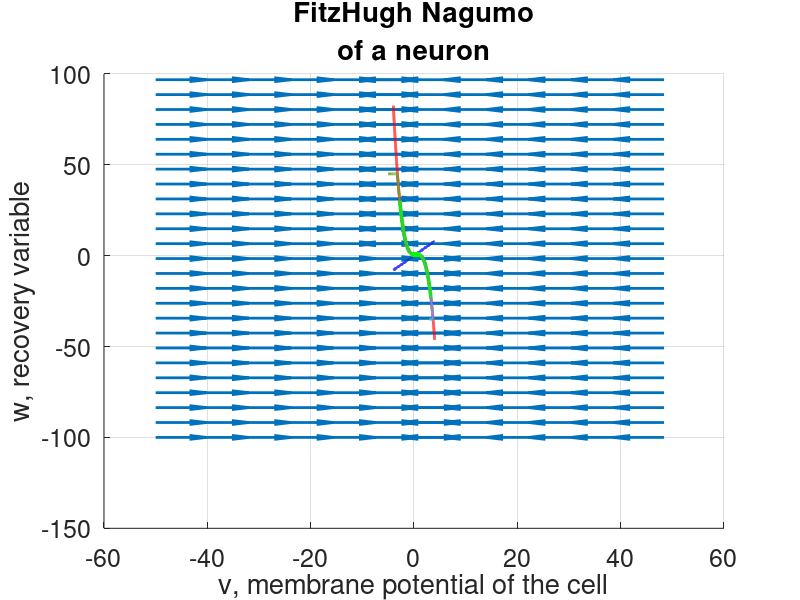
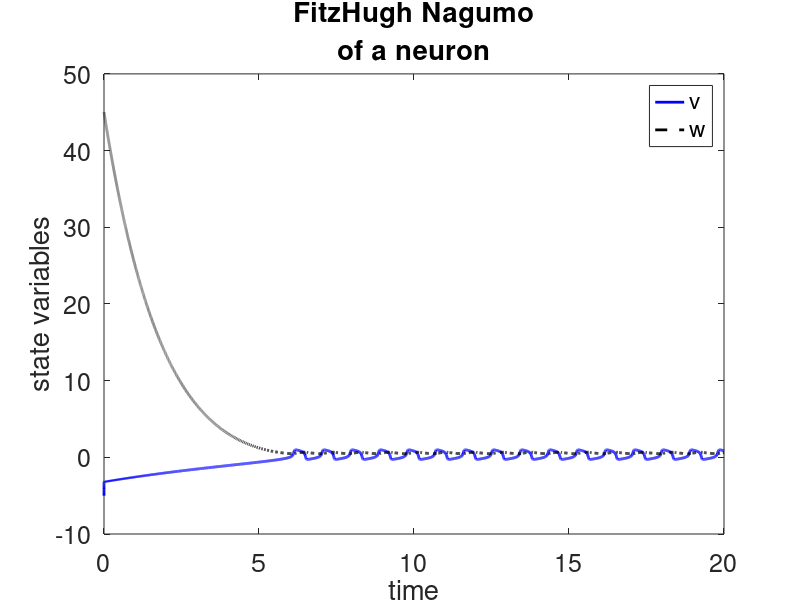
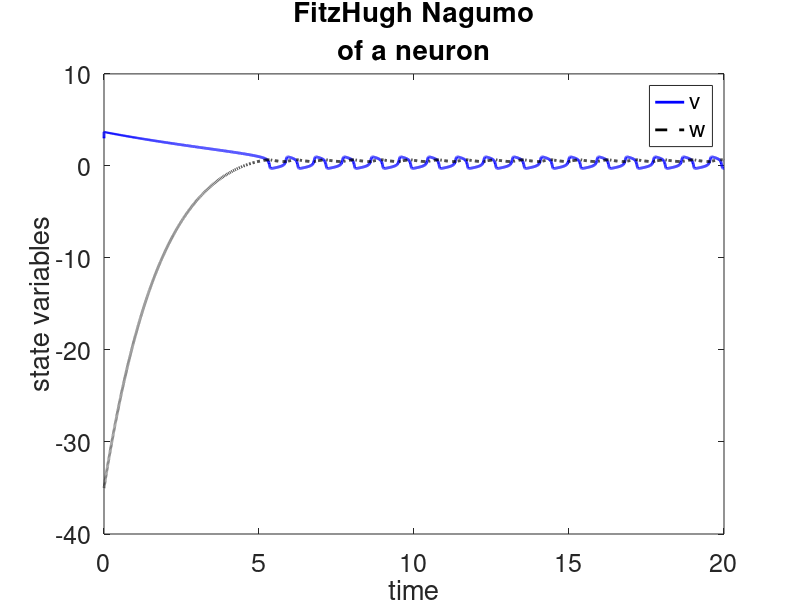

MATLAB code to generate these figures, in order: (Note: this script raises an error after producing the figures.)
% Math 761, Mathematical Biology
% L. Munoz, Mar. 2016
% Function for plotting phase portrait and time-series graphs
% for predator-prey model, with carrying capacity for prey and
% saturation (Holling functional response curve) on predation rate.
% Model source: various, described in these locations:
% http://www.cengage.com/math/book_content/0495108243_zill/projects_archive/debv4e/AModelingApplication6.pdf
% http://www.cds.caltech.edu/~murray/amwiki/index.php/Predator_prey

function fitzhugh_nagumo

fs = 18; % Font size for plots
% Parameter values   
a = 0.1;
I_a = 0.5;  % applied current
e = 0.01;   % epsilon
b = 1;
l = 0.5;    % alpha

ICs = [-5 45; 3 -35]; % Initial conditions
finaltime = 20;
t = 0:(finaltime/1000):finaltime; % times at which solution will be plotted

h = figure; % generate a phase plot figure
hold on; % "hold" the figure. This allows successive plots to be overlaid on the same figure

slq = 205; % side length of square quiver plot region

% Add a quiver plot (field of velocity vectors)   
[vgrid, wgrid] = meshgrid(-50:(slq/25):50, -100:(slq/25):100); % set up grid for use with quiver
dv = dv_dt(vgrid,wgrid,a,I_a,e);
dw = dw_dt(vgrid,wgrid,b,l);
L = sqrt(dv.^2+dw.^2); % Compute lengths of velocity vectors
% In this example, I'm plotting normalized velocity vectors
% (dividing velocities by L) since otherwise there is a large
% disparity in orders of magnitude between vectors, which makes
% shorter vectors harder to see on the quiver plot.
q=quiver(vgrid,wgrid,dv./L,dw./L)
set(q,'Linewidth',2.0)

% Plot nullclines
vvalues = -4:0.001:4;

% vNC1
plot(vvalues,(-vvalues.^3 + (a+1)*vvalues.^2 - a*vvalues + I_a),'r','linewidth',2.0);

% wNC1
plot(vvalues, b*vvalues/l,'b','linewidth',2.0);
grid on;

% For each initial condition listed above, simulate x(t), plot x2 vs. x1,
% and plot x(t) vs. t
for j = 1:size(ICs,1)  % j is a counter variable, starting at 1
    % and ending at the number of rows in ICs
    
    % Use ode45 to compute approximate solution
    [T, X] = ode45(@(t,x) dxdt(t,x,a,I_a,e,b,l),[0 20],ICs(j,:));
    
    % Add solution curve to phase plane:
    figure(h)
    p(j) = plot(X(:,1),X(:,2),'linewidth',2); % plot x2 vs. x1
    
    % Highlight limit cycle (plot later times in a different color).
    % Note that not all systems will have a limit cycle.
    plot(X(5*round(end/20):end,1),X(5*round(end/20):end,2),'g','linewidth',3); % plot x2 vs. x1
    
    % Create a time-series plot
    hts(j) = figure;
    p1=plot(T,X(:,1),'b', T, X(:,2),'k--');
%     xlim([-25 50])
%     ylim([-50 100])
    set(p1,'linewidth',2);
    l1=legend('v','w');
    xlabel('time');
    ylabel('state variables');
    title({'FitzHugh Nagumo', 'of a neuron'})
    set(gca,'fontsize',fs)
end

figure(h)
% Add labels to plot:
title({'FitzHugh Nagumo', 'of a neuron'})
xlabel('v, membrane potential of the cell');
ylabel('w, recovery variable');
set(gca,'fontsize',fs)
%axis([-4 4 -4 4])


% Bendixson's criterion
x = -1:0.01:2;
y = -150:1:150;
[xx,yy] = ndgrid(x,y);
mesh(x,y,-10*(30*x.^2 - 22*x - 10.5))

%% Hints
% 1) Compute Fbc = df1/dx1 + df2/dx2 (or = dF/dx + dG/dy in Edelstein-Keshet's
% notation) 
% 2) Use surf, mesh, or contour to plot Fbc vs. N vs. P

xlabel('v')
ylabel('w')
zlabel('F_{BC}')
title('Bendixson''s Criterion Check')
set(gca,'fontsize',fs)

% Below, nested functions were used in order to produce a set of functions
% that can be called by both ode45 and quiver. There are other ways to
% organize these computations, so you may use a different approach if
% desired.    a,I_a,e,b,v

function out = dxdt(t,x,a,I_a,e,b,l)
% This function provides the structure of the ODE (function returns dx/dt = f(x))
out(1,:) = dv_dt(x(1),x(2),a,I_a,e);
out(2,:) = dw_dt(x(1),x(2),b,l);

% Subfunctions called by dxdt:
function dv_out = dv_dt(v,w,a,I_a,e)
dv_out = ((v.*(a-v).*(v-1) - w + I_a)/e);

function dw_out = dw_dt(v,w,b,l)
dw_out = b*v-l*w;